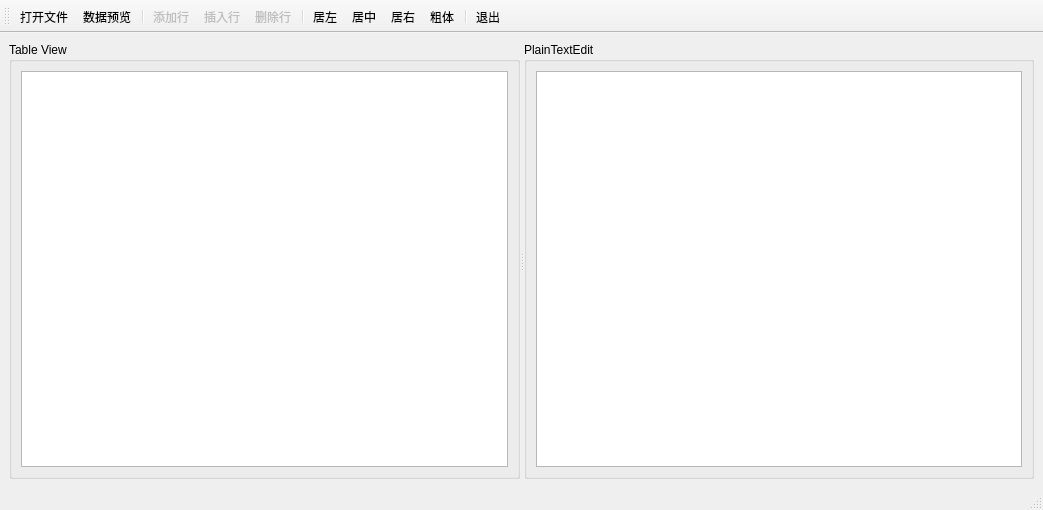
<?xml version="1.0" encoding="UTF-8"?>
<ui version="4.0">
 <class>MainWindow</class>
 <widget class="QMainWindow" name="MainWindow">
  <property name="geometry">
   <rect>
    <x>0</x>
    <y>0</y>
    <width>1043</width>
    <height>510</height>
   </rect>
  </property>
  <property name="windowTitle">
   <string>TableView Demo</string>
  </property>
  <widget class="QWidget" name="centralwidget">
   <layout class="QGridLayout" name="gridLayout_3">
    <item row="0" column="0">
     <widget class="QSplitter" name="splitter">
      <property name="orientation">
       <enum>Qt::Horizontal</enum>
      </property>
      <widget class="QGroupBox" name="groupBox">
       <property name="title">
        <string>Table View</string>
       </property>
       <layout class="QGridLayout" name="gridLayout">
        <item row="0" column="0">
         <widget class="QTableView" name="tableView"/>
        </item>
       </layout>
      </widget>
      <widget class="QGroupBox" name="groupBox_2">
       <property name="title">
        <string>PlainTextEdit</string>
       </property>
       <layout class="QGridLayout" name="gridLayout_2">
        <item row="0" column="0">
         <widget class="QPlainTextEdit" name="plainTextEdit"/>
        </item>
       </layout>
      </widget>
     </widget>
    </item>
   </layout>
  </widget>
  <widget class="QStatusBar" name="statusbar"/>
  <widget class="QToolBar" name="toolBar">
   <property name="windowTitle">
    <string>toolBar</string>
   </property>
   <attribute name="toolBarArea">
    <enum>TopToolBarArea</enum>
   </attribute>
   <attribute name="toolBarBreak">
    <bool>false</bool>
   </attribute>
   <addaction name="action_open"/>
   <addaction name="action_preview"/>
   <addaction name="separator"/>
   <addaction name="action_addRow"/>
   <addaction name="action_insertRow"/>
   <addaction name="action_deleteRow"/>
   <addaction name="separator"/>
   <addaction name="action_left"/>
   <addaction name="action_center"/>
   <addaction name="action_right"/>
   <addaction name="action_bold"/>
   <addaction name="separator"/>
   <addaction name="action_quit"/>
  </widget>
  <action name="action_open">
   <property name="text">
    <string>打开文件</string>
   </property>
   <property name="toolTip">
    <string>打开文件</string>
   </property>
   <property name="menuRole">
    <enum>QAction::NoRole</enum>
   </property>
  </action>
  <action name="action_preview">
   <property name="text">
    <string>数据预览</string>
   </property>
   <property name="toolTip">
    <string>数据预览</string>
   </property>
   <property name="menuRole">
    <enum>QAction::NoRole</enum>
   </property>
  </action>
  <action name="action_addRow">
   <property name="checkable">
    <bool>false</bool>
   </property>
   <property name="enabled">
    <bool>false</bool>
   </property>
   <property name="text">
    <string>添加行</string>
   </property>
   <property name="toolTip">
    <string>添加行</string>
   </property>
   <property name="menuRole">
    <enum>QAction::NoRole</enum>
   </property>
  </action>
  <action name="action_insertRow">
   <property name="enabled">
    <bool>false</bool>
   </property>
   <property name="text">
    <string>插入行</string>
   </property>
   <property name="toolTip">
    <string>插入行</string>
   </property>
   <property name="menuRole">
    <enum>QAction::NoRole</enum>
   </property>
  </action>
  <action name="action_deleteRow">
   <property name="enabled">
    <bool>false</bool>
   </property>
   <property name="text">
    <string>删除行</string>
   </property>
   <property name="toolTip">
    <string>删除行</string>
   </property>
   <property name="menuRole">
    <enum>QAction::NoRole</enum>
   </property>
  </action>
  <action name="action_left">
   <property name="text">
    <string>居左</string>
   </property>
   <property name="toolTip">
    <string>居左</string>
   </property>
   <property name="menuRole">
    <enum>QAction::NoRole</enum>
   </property>
  </action>
  <action name="action_center">
   <property name="text">
    <string>居中</string>
   </property>
   <property name="toolTip">
    <string>居中</string>
   </property>
   <property name="menuRole">
    <enum>QAction::NoRole</enum>
   </property>
  </action>
  <action name="action_right">
   <property name="text">
    <string>居右</string>
   </property>
   <property name="toolTip">
    <string>居右</string>
   </property>
   <property name="menuRole">
    <enum>QAction::NoRole</enum>
   </property>
  </action>
  <action name="action_quit">
   <property name="text">
    <string>退出</string>
   </property>
   <property name="toolTip">
    <string>退出</string>
   </property>
   <property name="menuRole">
    <enum>QAction::NoRole</enum>
   </property>
  </action>
  <action name="action_bold">
   <property name="checkable">
    <bool>true</bool>
   </property>
   <property name="text">
    <string>粗体</string>
   </property>
   <property name="toolTip">
    <string>粗体</string>
   </property>
   <property name="menuRole">
    <enum>QAction::NoRole</enum>
   </property>
  </action>
 </widget>
 <resources/>
 <connections>
  <connection>
   <sender>action_quit</sender>
   <signal>triggered()</signal>
   <receiver>MainWindow</receiver>
   <slot>close()</slot>
   <hints>
    <hint type="sourcelabel">
     <x>-1</x>
     <y>-1</y>
    </hint>
    <hint type="destinationlabel">
     <x>330</x>
     <y>246</y>
    </hint>
   </hints>
  </connection>
 </connections>
</ui>
